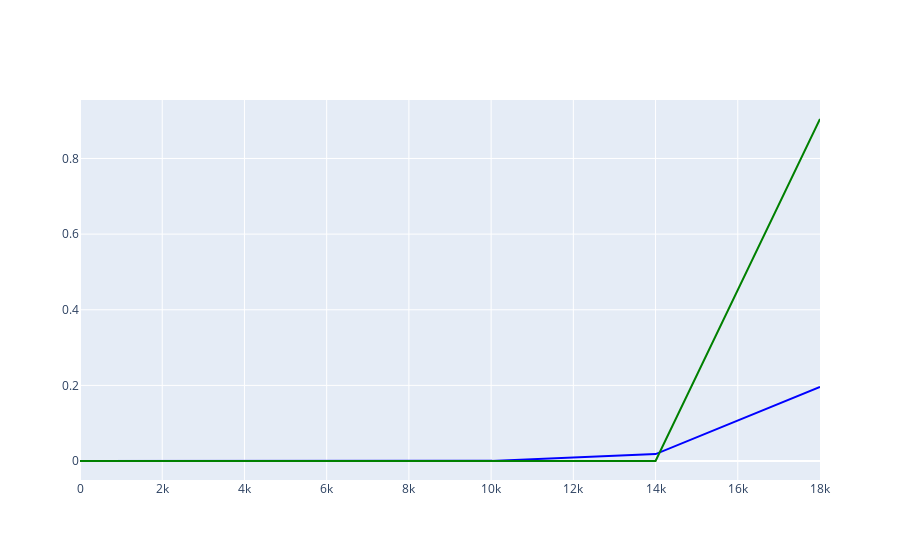

The cell this chart's notebook holds for it:
### Code cell
plotly(dataFrameList,"edges","median")
